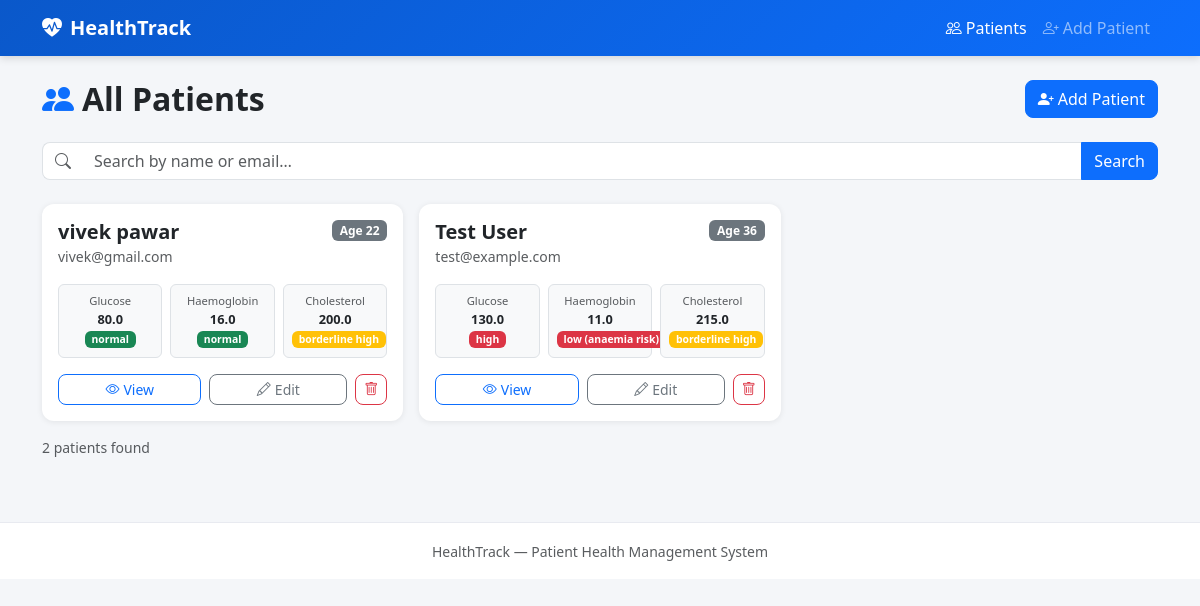
The page / on the database its author committed.
### app.py (models this page shows)
class Patient(db.Model):
    id = db.Column(db.Integer, primary_key=True)
    full_name = db.Column(db.String(100), nullable=False)
    date_of_birth = db.Column(db.Date, nullable=False)
    email = db.Column(db.String(120), nullable=False, unique=True)
    glucose = db.Column(db.Float, nullable=False)
    haemoglobin = db.Column(db.Float, nullable=False)
    cholesterol = db.Column(db.Float, nullable=False)
    remarks = db.Column(db.Text)
    created_at = db.Column(db.DateTime, default=datetime.utcnow)
    updated_at = db.Column(db.DateTime, default=datetime.utcnow, onupdate=datetime.utcnow)
    @property
    def age(self):
        today = date.today()
        return today.year - self.date_of_birth.year - (
            (today.month, today.day) < (self.date_of_birth.month, self.date_of_birth.day)
        )
    @property
    def glucose_status(self):
        if self.glucose < 70:
            return 'low', 'danger'
        elif self.glucose <= 100:
            return 'normal', 'success'
        elif self.glucose <= 125:
            return 'pre-diabetic', 'warning'
        return 'high', 'danger'
    @property
    def haemoglobin_status(self):
        if self.haemoglobin < 12:
            return 'low (anaemia risk)', 'danger'
        elif self.haemoglobin <= 17.5:
            return 'normal', 'success'
        return 'high', 'warning'
    @property
    def cholesterol_status(self):
        if self.cholesterol < 200:
            return 'desirable', 'success'
        elif self.cholesterol <= 239:
            return 'borderline high', 'warning'
        return 'high', 'danger'

### app.py (the view)
@app.route('/')
def index():
    search = request.args.get('search', '').strip()
    if search:
        patients = Patient.query.filter(
            Patient.full_name.ilike(f'%{search}%') |
            Patient.email.ilike(f'%{search}%')
        ).order_by(Patient.created_at.desc()).all()
    else:
        patients = Patient.query.order_by(Patient.created_at.desc()).all()
    return render_template('index.html', patients=patients, search=search)

### templates/index.html (shortened to what this page needs)
{% extends 'base.html' %}
{% block content %}
<div class="d-flex align-items-center justify-content-between mb-4">
  <h2 class="fw-bold mb-0"><i class="bi bi-people-fill me-2 text-primary"></i>All Patients</h2>
  <a href="{{ url_for('add_patient') }}" class="btn btn-primary">
    <i class="bi bi-person-plus-fill me-1"></i>Add Patient
  </a>
</div>
<form method="get" class="mb-4">
  <div class="input-group search-bar">
    <span class="input-group-text bg-white border-end-0">
      <i class="bi bi-search text-muted"></i>
    </span>
    <input
      type="text"
      name="search"
      class="form-control border-start-0"
      placeholder="Search by name or email…"
      value="{{ search }}"
      autocomplete="off"
    >
    <button class="btn btn-primary" type="submit">Search</button>
  </div>
</form>
{% if patients %}
  <div class="row g-3">
    {% for p in patients %}
    <div class="col-md-6 col-lg-4">
      <div class="card patient-card h-100">
        <div class="card-body">
          <div class="d-flex align-items-start justify-content-between mb-2">
            <div>
              <h5 class="card-title fw-semibold mb-0">{{ p.full_name }}</h5>
              <small class="text-muted">{{ p.email }}</small>
            </div>
            <span class="badge bg-secondary">Age {{ p.age }}</span>
          </div>
          <div class="row g-2 mt-2 mb-3">
            {% set g_label, g_color = p.glucose_status %}
            {% set h_label, h_color = p.haemoglobin_status %}
            {% set c_label, c_color = p.cholesterol_status %}
            <div class="col-4 text-center">
              <div class="metric-box border rounded p-2">
                <div class="small text-muted">Glucose</div>
                <div class="fw-bold">{{ p.glucose }}</div>
                <span class="badge bg-{{ g_color }} small">{{ g_label }}</span>
              </div>
            </div>
            <div class="col-4 text-center">
              <div class="metric-box border rounded p-2">
                <div class="small text-muted">Haemoglobin</div>
                <div class="fw-bold">{{ p.haemoglobin }}</div>
                <span class="badge bg-{{ h_color }} small">{{ h_label }}</span>
              </div>
            </div>
            <div class="col-4 text-center">
              <div class="metric-box border rounded p-2">
                <div class="small text-muted">Cholesterol</div>
                <div class="fw-bold">{{ p.cholesterol }}</div>
                <span class="badge bg-{{ c_color }} small">{{ c_label }}</span>
              </div>
            </div>
          </div>
          <div class="d-flex gap-2">
            <a href="{{ url_for('view_patient', id=p.id) }}" class="btn btn-sm btn-outline-primary flex-fill">
              <i class="bi bi-eye me-1"></i>View
            </a>
            <a href="{{ url_for('edit_patient', id=p.id) }}" class="btn btn-sm btn-outline-secondary flex-fill">
              <i class="bi bi-pencil me-1"></i>Edit
            </a>
            <form method="post" action="{{ url_for('delete_patient', id=p.id) }}" class="d-inline" onsubmit="return confirmDelete('{{ p.full_name }}')">
              <button type="submit" class="btn btn-sm btn-outline-danger">
                <i class="bi bi-trash"></i>
              </button>
            </form>
          </div>
        </div>
      </div>
    </div>
    {% endfor %}
  </div>
  <p class="text-muted mt-3 small">{{ patients|length }} patient{{ 's' if patients|length != 1 }} found</p>
{% endif %}
{% endblock %}

### templates/base.html (shortened to what this page needs)
<!DOCTYPE html>
<html lang="en">
<head>
  <link href="https://cdn.jsdelivr.net/npm/bootstrap@5.3.3/dist/css/bootstrap.min.css" rel="stylesheet">
  <link href="https://cdn.jsdelivr.net/npm/bootstrap-icons@1.11.3/font/bootstrap-icons.min.css" rel="stylesheet">
  <link rel="stylesheet" href="{{ url_for('static', filename='css/style.css') }}">
</head>
<body>
<nav class="navbar navbar-expand-lg navbar-dark">
  <div class="container">
    <a class="navbar-brand fw-bold" href="{{ url_for('index') }}">
      <i class="bi bi-heart-pulse-fill me-2"></i>HealthTrack
    </a>
    <div class="collapse navbar-collapse" id="navMenu">
      <ul class="navbar-nav ms-auto">
        <li class="nav-item">
          <a class="nav-link {% if request.endpoint == 'index' %}active{% endif %}" href="{{ url_for('index') }}">
            <i class="bi bi-people me-1"></i>Patients
          </a>
        </li>
        <li class="nav-item">
          <a class="nav-link {% if request.endpoint == 'add_patient' %}active{% endif %}" href="{{ url_for('add_patient') }}">
            <i class="bi bi-person-plus me-1"></i>Add Patient
          </a>
        </li>
      </ul>
    </div>
  </div>
</nav>
<main class="container py-4">
  {% block content %}{% endblock %}
</main>
<footer class="text-center py-3 mt-4">
  <small class="text-muted">HealthTrack &mdash; Patient Health Management System</small>
</footer>
</body>
</html>

### static/css/style.css (style rules this page uses)
:root { --primary: #0d6efd; --bg: #f4f6f9; }
body { background-color: var(--bg); font-family: 'Segoe UI', system-ui, sans-serif; }
.navbar { background: linear-gradient(135deg, #0a58ca 0%, #0d6efd 100%); box-shadow: 0 2px 8px rgba(0,0,0,.15); }
.card { border: none; border-radius: 12px; box-shadow: 0 1px 6px rgba(0,0,0,.08); }
.patient-card { transition: transform .15s ease, box-shadow .15s ease; }
.metric-box { background: #f8f9fa; font-size: .8rem; }
.metric-box .badge { font-size: .65rem; }
.search-bar .input-group-text { border-radius: 8px 0 0 8px; }
.form-control, .form-select { border-radius: 8px; }
.btn { border-radius: 8px; font-weight: 500; }
footer { border-top: 1px solid #e8eaf0; background: #fff; }

### rows shown on the page
Patient: full_name "vivek pawar", email "vivek@gmail.com", age "22", glucose "80.0", g_label "normal", haemoglobin "16.0", h_label "normal", cholesterol "200.0", c_label "borderline high"
Patient: full_name "Test User", email "test@example.com", age "36", glucose "130.0", g_label "high", haemoglobin "11.0", h_label "low (anaemia risk)", cholesterol "215.0", c_label "borderline high"

### other values the page prints
{{ patients|length }} "2"
{{ 's' if patients|length != 1 }} "s"
